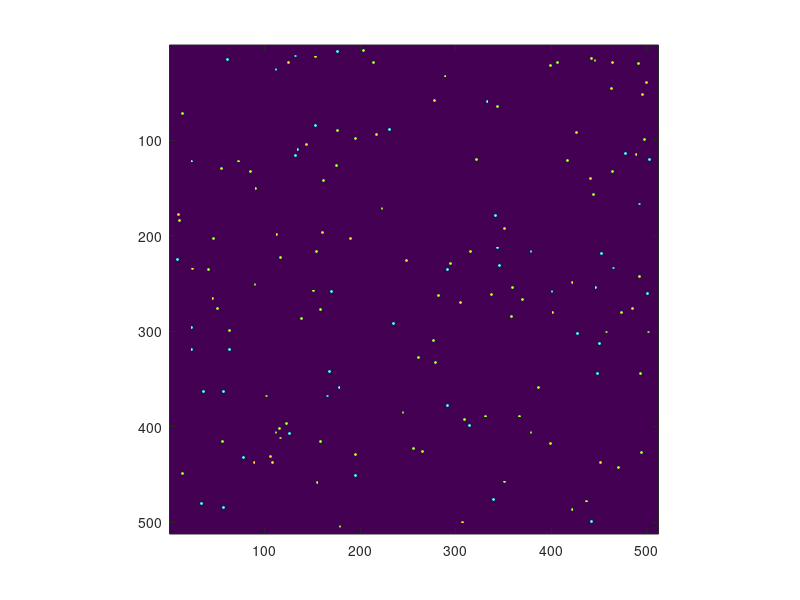

Source code (MATLAB): (Note: this script raises an error after producing the figure.)
close all
clear;
clc;
addpath('Utilities\')

%% Global parameters
imSize      = 512;         % image size (NxN)
xpixelsize   = 62 ;       % pixelsize of psf (lateral sampling)
zpixelsize  =  50;
R = 100;   % radius of the bead (unit: nm)
rng(1);
% Wide-field imaging
RI = 1.3;          % refractive index
NA       = 1.3;       % numerical aperture
lambda   = 525;       % emission wavelength, in (nm)
alphaPhot   = 800;         % photon scaling
bgCamera    = 700;         % camera background, Gaussian noise's mean value
sigmaRead   = 200;         % Gaussian standard deviation (std)

Rx_pixel = R/xpixelsize;
Rz_pixel = R/zpixelsize;
sz_x = 2*(floor(Rx_pixel)+1);  % size of the template single bead stack
sz_z = 2*(floor(Rz_pixel)+1);
if mod(sz_x,2)==0
    sz_x =sz_x + 1;
end
if mod(sz_z,2)==0
    sz_z =sz_z + 1;
end

Up_rate = 9;  % upsamping to get a more accurate bead template (should be an odd number)
% 1.1 generate a bead template
Upsz_x = sz_x * Up_rate;
Upsz_z = sz_z * Up_rate;
Up_midx = (Upsz_x-1)/2;
Up_midz = (Upsz_z-1)/2;
[xx, yy, zz] = meshgrid(-Up_midx:Up_midx, -Up_midx:Up_midx, -Up_midz:Up_midz);
Up_template = zeros(size(xx));
xx = xx*xpixelsize/Up_rate;
yy = yy*xpixelsize/Up_rate;
zz = zz*zpixelsize/Up_rate;
Up_template(xx.^2+yy.^2+zz.^2<R^2)=1;
% isolim = 0.9;
% figure;
% isosurface(xx, yy, zz, Up_template, isolim);
% axis equal
% title('single bead')
template = zeros(sz_x, sz_x, sz_z);
for i = 1:sz_x
    for j = 1:sz_x
        for k = 1:sz_z
            tmp = Up_template( (i-1)*Up_rate+1: i*Up_rate, (j-1)*Up_rate+1: j*Up_rate, (k-1)*Up_rate+1: k*Up_rate);
            template(i,j,k) = sum(tmp(:));
        end
    end
end
template = template./max(template(:));

%% generate 2D beads
num_bead = 150;
dis = 3;
range = 1+floor(dis*(Rx_pixel)):imSize-floor(dis*(Rx_pixel));
xlist = randi([range(1) range(end)], [num_bead,1]);
ylist = randi([range(1) range(end)], [num_bead,1]);
R1 = (sz_x -1)/2;
R2 = (sz_z -1)/2;

template_z0 = template(:,:,(size(template,3)-1)/2);
data_xy = zeros(imSize,imSize);
for i = 1:num_bead
    xloc = xlist(i);
    yloc = ylist(i);
    data_xy(xloc-R1:xloc+R1, yloc-R1:yloc+R1) = data_xy(xloc-R1:xloc+R1, yloc-R1:yloc+R1) + template_z0;
end
figure; imagesc(data_xy); axis square
GT = data_xy;

%% --------- PSF for WF simulation ----------
% psf = PSFGenerator_2D(xpixelsize,imSize,lambda,NA);
if xpixelsize==31
    PSF_filename = 'PSF_imageJ\PSF-dxy_31.tif';
elseif xpixelsize==62
    PSF_filename = 'PSF_imageJ\PSF-dxy_62.tif';
end
    
info = imfinfo(PSF_filename);
nSlices = numel(info);
psf_stack = zeros(info(1).Height, info(1).Width, nSlices, 'single');
for k = 1:nSlices
    psf_stack(:,:,k) = im2single(imread(PSF_filename, k));
end
psf = psf_stack(:,:,ceil(nSlices/2));
figure; imagesc(psf)

%% --- WF simulation: PSF convolution + noise ---
cleanWF = real(ifftshift(ifft2(fft2(fftshift(data_xy)).*fft2(fftshift(psf)))));
figure; imagesc(cleanWF); axis square
% 2× down-sample via bicubic (match experimental pixel size)
% cleanWF = imresize(cleanWF, 0.5, 'bicubic'); % pixelsize_image = 31.3*2=62.6 nm

p = prctile(cleanWF(:), 99.9);
I_WF_clear = cleanWF / max(p, eps);
I_WF_clear = I_WF_clear * alphaPhot;
WF_poisson =  poissrnd(I_WF_clear);
gaussNoise = bgCamera + sigmaRead* randn(imSize, 'single');
WF = WF_poisson+gaussNoise;
figure; imagesc(WF); axis square

WF = uint16(WF);
GT = uint16(GT* 65535);
PSF = uint16(psf* 65535);
cleanWF = uint16(cleanWF);

folderName = sprintf('Simulated_beads_62_nosample/bg_%d_std_%d', bgCamera,sigmaRead);  
GTfolderName = fullfile(folderName,'GT');
WFfolderName = fullfile(folderName,'WF');
cleanWFfolderName = fullfile(folderName,'cleanWF');
if ~exist(folderName, 'dir')
    mkdir(folderName);
    mkdir(fullfile(folderName,'GT'));
    mkdir(fullfile(folderName,'WF'));
    mkdir(fullfile(folderName,'cleanWF'));
    fprintf('Created folder: %s\n', folderName);
else
    fprintf('Folder already exists: %s\n', folderName);
end
imwrite(PSF, fullfile(folderName, 'PSF.tif'), 'tif', 'Compression', 'none');

WFfilename = [WFfolderName,'\',sprintf('WF.tif')];
GTfilename = [GTfolderName,'\',sprintf('GT.tif')];
cleanWFfilename = [cleanWFfolderName,'\',sprintf('cleanWF.tif')];
% Write first frame with 'overwrite' mode
imwrite(WF, WFfilename, 'tif', 'Compression', 'none');
imwrite(GT, GTfilename, 'tif', 'Compression', 'none');
imwrite(cleanWF, cleanWFfilename, 'tif', 'Compression', 'none');


